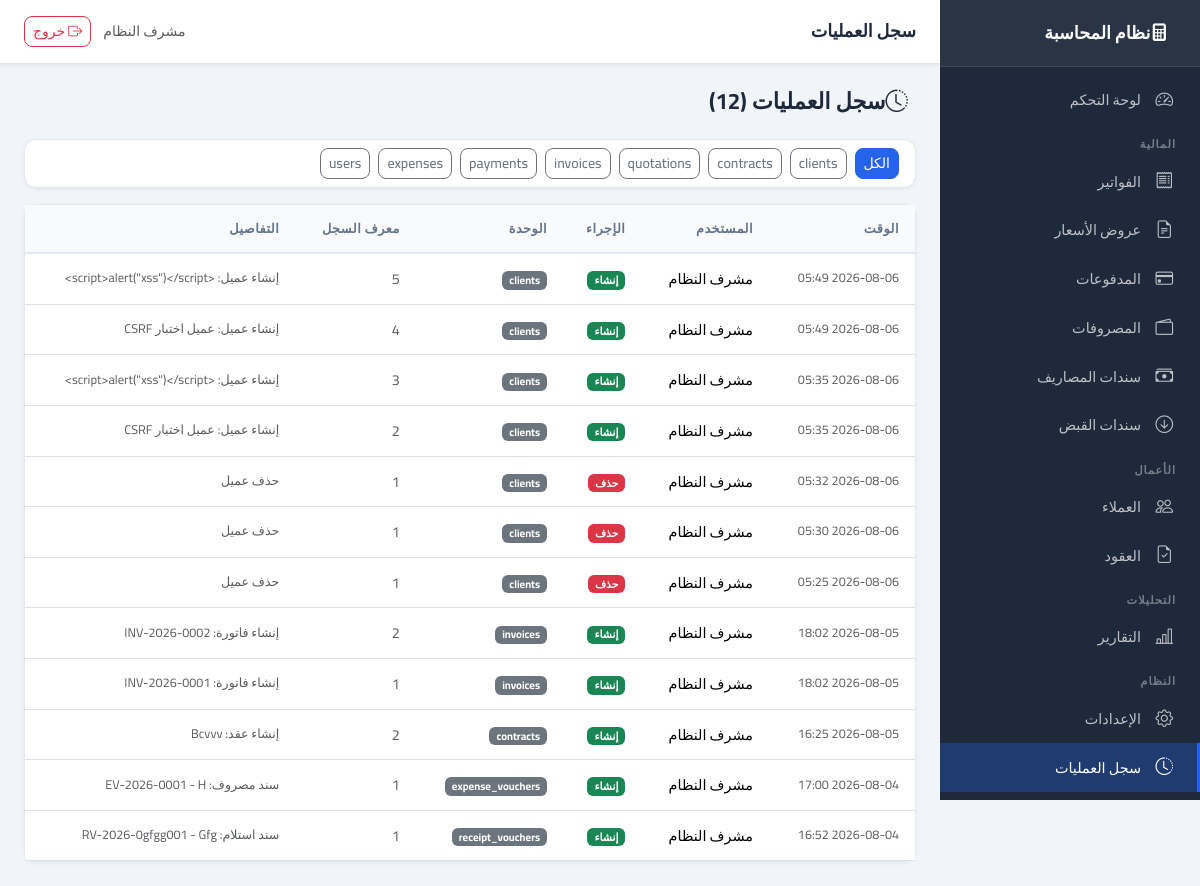
Before: /activity-log (signed in) with the older database file.
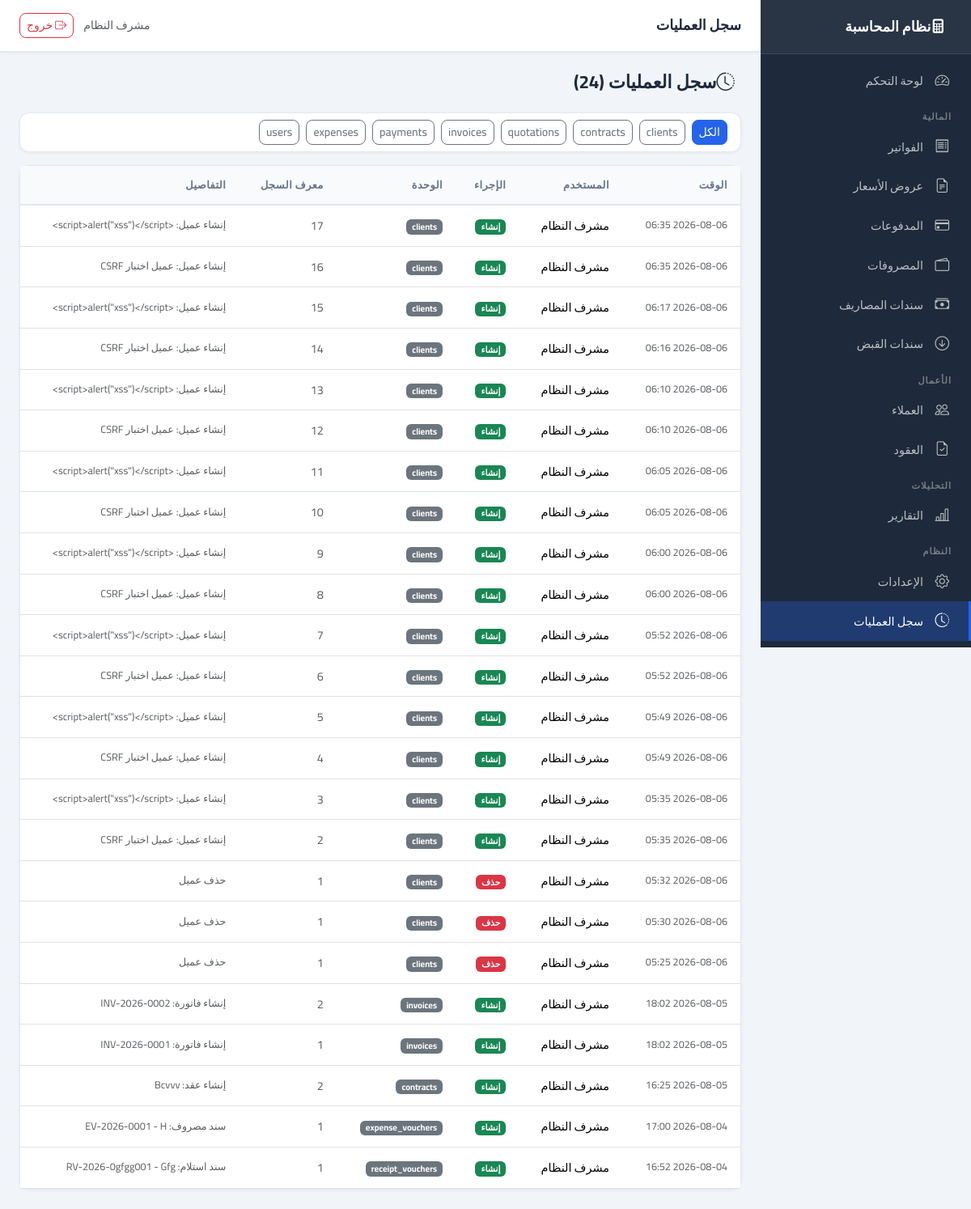
After: the same page with the newer database file.
### app/models/activity_log.py (models this page shows, shortened)
class ActivityLog(Base):
    __tablename__ = "activity_logs"
    id: Mapped[int] = mapped_column(primary_key=True, index=True)
    user_id: Mapped[int | None] = mapped_column(Integer, ForeignKey("users.id"), nullable=True, index=True)
    action: Mapped[str] = mapped_column(String(50), nullable=False)
    module: Mapped[str] = mapped_column(String(50), nullable=False, index=True)
    record_id: Mapped[int | None] = mapped_column(Integer, nullable=True)
    details: Mapped[str | None] = mapped_column(Text, nullable=True)
    ip_address: Mapped[str | None] = mapped_column(String(45), nullable=True)
    created_at: Mapped[datetime] = mapped_column(DateTime, default=lambda: __import__("datetime").datetime.now(__import__("datetime").timezone.utc).replace(tzinfo=None), nullable=False)
    user = relationship("User", back_populates="activity_logs")

### app/models/user.py (models this page shows, shortened)
class User(Base):
    __tablename__ = "users"
    id: Mapped[int] = mapped_column(primary_key=True, index=True)
    username: Mapped[str] = mapped_column(String(50), unique=True, index=True, nullable=False)
    email: Mapped[str] = mapped_column(String(100), unique=True, index=True, nullable=False)
    password_hash: Mapped[str] = mapped_column(String(255), nullable=False)
    full_name: Mapped[str] = mapped_column(String(100), nullable=False)
    role: Mapped[UserRole] = mapped_column(SAEnum(UserRole), default=UserRole.ACCOUNTANT, nullable=False)
    is_active: Mapped[bool] = mapped_column(Boolean, default=True, nullable=False)
    created_at: Mapped[datetime] = mapped_column(DateTime, default=lambda: __import__("datetime").datetime.now(__import__("datetime").timezone.utc).replace(tzinfo=None), nullable=False)
    last_login: Mapped[datetime | None] = mapped_column(DateTime, nullable=True)
    activity_logs = relationship("ActivityLog", back_populates="user", lazy="dynamic")

### app/routers/activity_log.py (the view)
@router.get("", response_class=HTMLResponse)
async def activity_log(
    request: Request, db: Session = Depends(get_db),
    module: Optional[str] = None,
    page: int = Query(default=1, ge=1),
):
    if not request.session.get("user_id"):
        return RedirectResponse(url="/auth/login", status_code=302)
    service = ActivityService(db)
    logs, total = service.get_logs(skip=(page - 1) * 50, limit=50, module=module)
    return templates.TemplateResponse("activity_log/list.html", {
        "request": request, "logs": logs, "total": total,
        "page": page, "total_pages": (total + 49) // 50,
        "module_filter": module,
    })

### app/core/logging_config.py (called while the page is built)
    def filter(self, record: logging.LogRecord) -> bool:
        record.request_id = _request_id_var.get()
        return True

    def format(self, record: logging.LogRecord) -> str:
        if isinstance(record.args, dict):
            record.args = {
                k: ("***" if any(s in k.lower() for s in self.SENSITIVE) else v)
                for k, v in record.args.items()
            }
        return super().format(record)

### app/templates/activity_log/list.html (shortened to what this page needs)
{% extends "base.html" %}
{% block page_title %}سجل العمليات{% endblock %}
{% block content %}
<div class="page-header">
    <h1><i class="bi bi-clock-history me-2"></i>سجل العمليات ({{ total }})</h1>
</div>
<div class="card mb-3">
    <div class="card-body py-2">
        <div class="d-flex gap-2 flex-wrap">
            <a href="/activity-log" class="btn btn-sm {{ 'btn-primary' if not module_filter else 'btn-outline-secondary' }}">الكل</a>
            {% for m in ['clients','contracts','quotations','invoices','payments','expenses','users'] %}
            <a href="/activity-log?module={{ m }}" class="btn btn-sm {{ 'btn-primary' if module_filter == m else 'btn-outline-secondary' }}">{{ m }}</a>
            {% endfor %}
        </div>
    </div>
</div>
<div class="card">
    <div class="card-body p-0">
        <table class="table table-hover mb-0">
            <thead><tr>
                <th>الوقت</th><th>المستخدم</th><th>الإجراء</th>
                <th>الوحدة</th><th>معرف السجل</th><th>التفاصيل</th>
            </tr></thead>
            <tbody>
            {% for log in logs %}
            <tr>
                <td class="text-muted small">{{ log.created_at.strftime('%Y-%m-%d %H:%M') }}</td>
                <td>{{ log.user.full_name if log.user else 'نظام' }}</td>
                <td>
                    <span class="badge {{ 'bg-success' if log.action == 'create' else 'bg-warning text-dark' if log.action == 'update' else 'bg-danger' if log.action == 'delete' else 'bg-info' }}">
                        {{ {'create':'إنشاء','update':'تعديل','delete':'حذف','payment':'دفعة','login':'دخول'}.get(log.action, log.action) }}
                    </span>
                </td>
                <td><span class="badge bg-secondary">{{ log.module }}</span></td>
                <td class="text-muted">{{ log.record_id or '-' }}</td>
                <td class="small text-muted">{{ log.details or '-' }}</td>
            </tr>
            {% else %}
            <tr><td colspan="6" class="text-center text-muted py-4">لا توجد عمليات</td></tr>
            {% endfor %}
            </tbody>
        </table>
    </div>
</div>
{% endblock %}

Changed rows visible on the page:
added ActivityLog: created_at "2026-08-06 06:35", user "مشرف النظام", action "إنشاء", module "clients", record "17", details "إنشاء عميل: <script>alert(\"xss\")</script>"
added ActivityLog: created_at "2026-08-06 06:35", user "مشرف النظام", action "إنشاء", module "clients", record "16", details "إنشاء عميل: عميل اختبار CSRF"
added ActivityLog: created_at "2026-08-06 06:17", user "مشرف النظام", action "إنشاء", module "clients", record "15", details "إنشاء عميل: <script>alert(\"xss\")</script>"
added ActivityLog: created_at "2026-08-06 06:16", user "مشرف النظام", action "إنشاء", module "clients", record "14", details "إنشاء عميل: عميل اختبار CSRF"
added ActivityLog: created_at "2026-08-06 06:10", user "مشرف النظام", action "إنشاء", module "clients", record "13", details "إنشاء عميل: <script>alert(\"xss\")</script>"
added ActivityLog: created_at "2026-08-06 06:10", user "مشرف النظام", action "إنشاء", module "clients", record "12", details "إنشاء عميل: عميل اختبار CSRF"
added ActivityLog: created_at "2026-08-06 06:05", user "مشرف النظام", action "إنشاء", module "clients", record "11", details "إنشاء عميل: <script>alert(\"xss\")</script>"
added ActivityLog: created_at "2026-08-06 06:05", user "مشرف النظام", action "إنشاء", module "clients", record "10", details "إنشاء عميل: عميل اختبار CSRF"
added ActivityLog: created_at "2026-08-06 06:00", user "مشرف النظام", action "إنشاء", module "clients", record "9", details "إنشاء عميل: <script>alert(\"xss\")</script>"
added ActivityLog: created_at "2026-08-06 06:00", user "مشرف النظام", action "إنشاء", module "clients", record "8", details "إنشاء عميل: عميل اختبار CSRF"
added ActivityLog: created_at "2026-08-06 05:52", user "مشرف النظام", action "إنشاء", module "clients", record "7", details "إنشاء عميل: <script>alert(\"xss\")</script>"
added ActivityLog: created_at "2026-08-06 05:52", user "مشرف النظام", action "إنشاء", module "clients", record "6", details "إنشاء عميل: عميل اختبار CSRF"
Other visible differences:
{{ total }}: "12" → "24"
